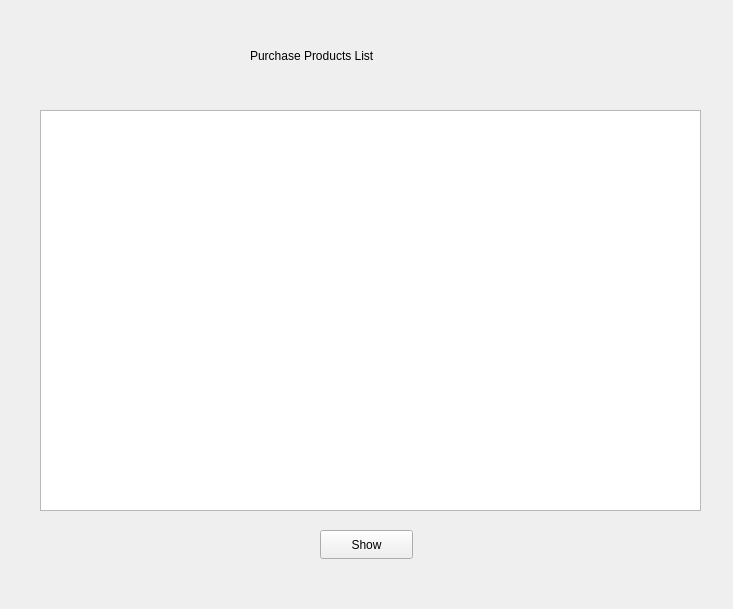
<?xml version="1.0" encoding="UTF-8"?>
<ui version="4.0">
 <class>Prtoducts</class>
 <widget class="QWidget" name="Prtoducts">
  <property name="geometry">
   <rect>
    <x>0</x>
    <y>0</y>
    <width>733</width>
    <height>609</height>
   </rect>
  </property>
  <property name="sizePolicy">
   <sizepolicy hsizetype="Fixed" vsizetype="Fixed">
    <horstretch>0</horstretch>
    <verstretch>0</verstretch>
   </sizepolicy>
  </property>
  <property name="minimumSize">
   <size>
    <width>733</width>
    <height>609</height>
   </size>
  </property>
  <property name="maximumSize">
   <size>
    <width>733</width>
    <height>609</height>
   </size>
  </property>
  <property name="windowTitle">
   <string>Form</string>
  </property>
  <widget class="QLabel" name="label">
   <property name="geometry">
    <rect>
     <x>250</x>
     <y>30</y>
     <width>261</width>
     <height>51</height>
    </rect>
   </property>
   <property name="styleSheet">
    <string notr="true">font: 700 12pt &quot;Segoe UI&quot;;</string>
   </property>
   <property name="text">
    <string>Purchase Products List</string>
   </property>
  </widget>
  <widget class="QTableView" name="product_table">
   <property name="geometry">
    <rect>
     <x>40</x>
     <y>110</y>
     <width>661</width>
     <height>401</height>
    </rect>
   </property>
   <property name="sizePolicy">
    <sizepolicy hsizetype="Fixed" vsizetype="Fixed">
     <horstretch>0</horstretch>
     <verstretch>0</verstretch>
    </sizepolicy>
   </property>
   <property name="minimumSize">
    <size>
     <width>661</width>
     <height>401</height>
    </size>
   </property>
   <property name="maximumSize">
    <size>
     <width>661</width>
     <height>401</height>
    </size>
   </property>
  </widget>
  <widget class="QPushButton" name="show">
   <property name="geometry">
    <rect>
     <x>320</x>
     <y>530</y>
     <width>93</width>
     <height>29</height>
    </rect>
   </property>
   <property name="text">
    <string>Show</string>
   </property>
  </widget>
 </widget>
 <resources/>
 <connections/>
</ui>
